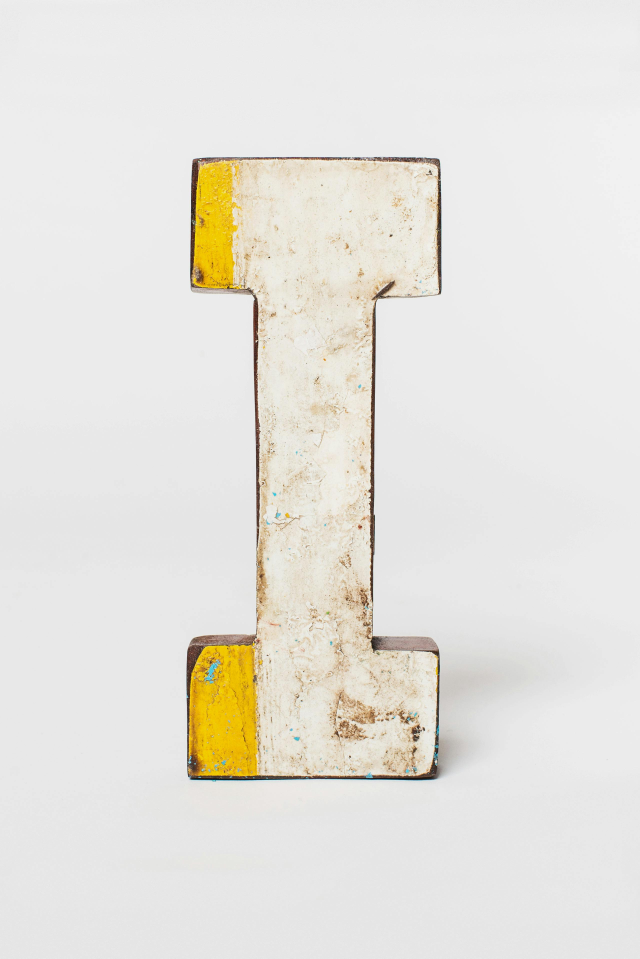
#> input picture input.jpg, 2560 x 3834 px (shown at 1/4 size)
$ python pythoncode.py
#> lines starting #> are read from the running program, lines starting #| are printed output that depends on the picture; after the words box and inside, x2 and y2 are one past the last pixel; in counts of white or black regions, pixels touching at a corner belong together
import cv2
import numpy as np
import matplotlib.pyplot as plt

def process_and_display_image(image_path):
#> called with image_path = 'input.jpg'
    image = cv2.imread(image_path)
#> image is the input picture: shape (3834, 2560, 3); mean B, G, R 221.8, 228, 230.4
    if image is None:
        print("Error: Unable to load the image.")
        return

    height, width, channels = image.shape
#> height = 3834; width = 2560; channels = 3
    print(f"Dimensions: {width}x{height}")
#| Dimensions: 2560x3834
    print(f"Shape: {image.shape}")
#| Shape: (3834, 2560, 3)

    grayscale = cv2.cvtColor(image, cv2.COLOR_BGR2GRAY)
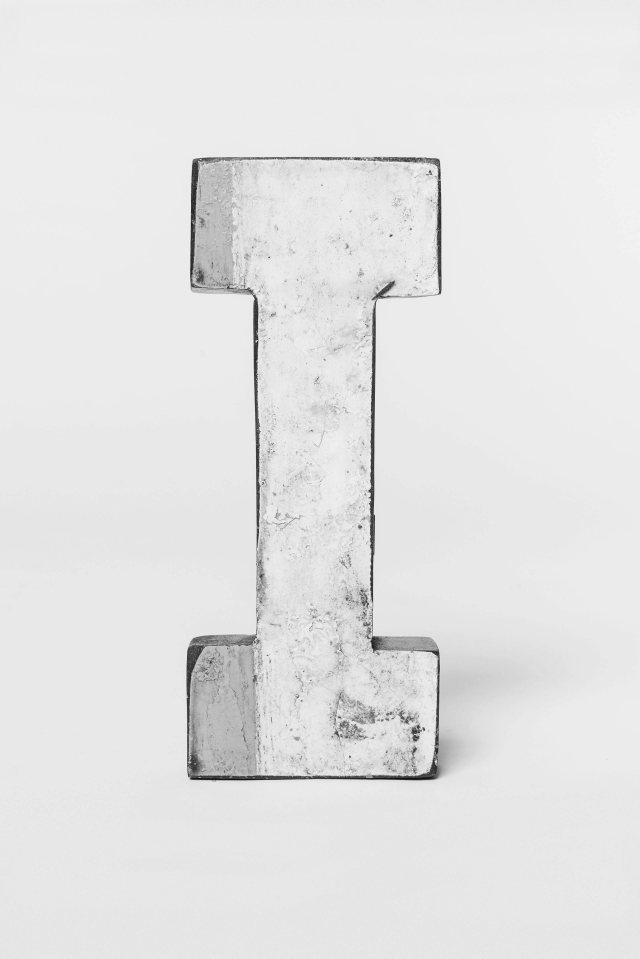
#> grayscale: shape (3834, 2560) (shown at 1/4 size); min 5, max 254, mean 228
    _, binary = cv2.threshold(grayscale, 127, 255, cv2.THRESH_BINARY)
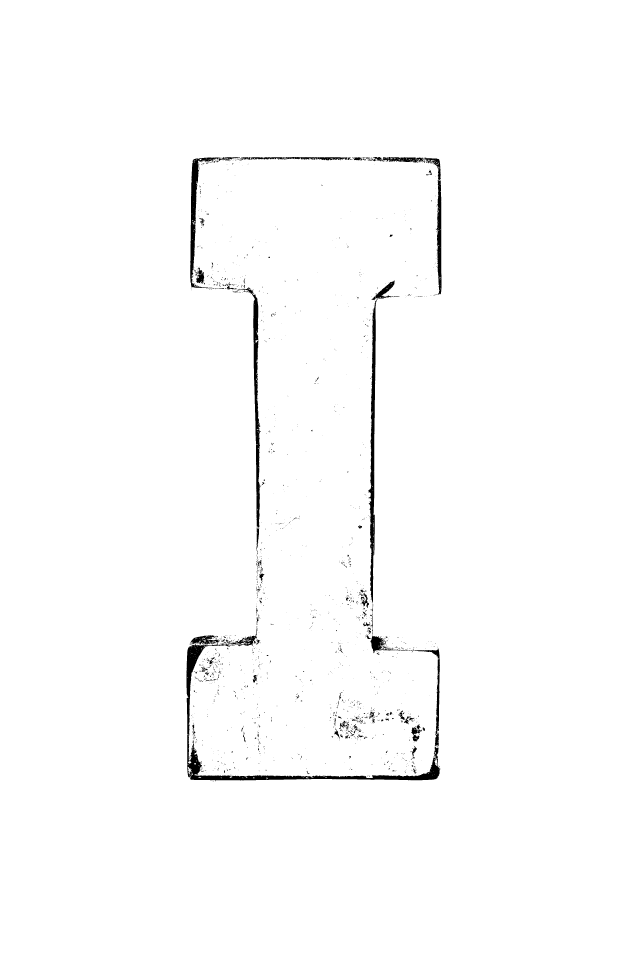
#> binary: shape (3834, 2560) (shown at 1/4 size); 98.8% white; 1708 black regions (1526 under 20 px), largest, box (x1, y1, x2, y2) and area: (746, 2541, 1761, 3126) 32250, (1473, 1122, 1598, 2411) 17502, (950, 1150, 1046, 2114) 13173
    resized = cv2.resize(image, (width // 3, height // 2), interpolation=cv2.INTER_AREA)
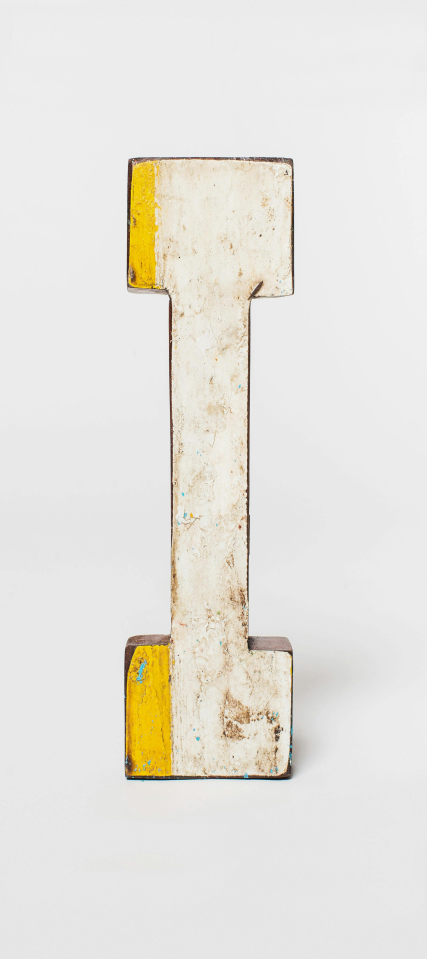
#> resized: shape (1917, 853, 3) (shown at 1/2 size); mean B, G, R 221.8, 228, 230.4
    blurred = cv2.GaussianBlur(image, (5, 5), 0)

    cv2.imwrite("grayscale.jpg", grayscale)
    cv2.imwrite("binary.jpg", binary)
    cv2.imwrite("resized.jpg", resized)
    cv2.imwrite("blurred.jpg", blurred)

    print("Images processed and saved successfully.")


    fig, axes = plt.subplots(2, 2, figsize=(15, 10))

    axes[0, 0].imshow(cv2.cvtColor(image, cv2.COLOR_BGR2RGB))
    axes[0, 0].set_title('Original Image')
    axes[0, 0].axis('off')

    axes[0, 1].imshow(grayscale, cmap='gray')
    axes[0, 1].set_title('Grayscale Image')
    axes[0, 1].axis('off')

    axes[1, 0].imshow(binary, cmap='gray')
    axes[1, 0].set_title('Binary Image')
    axes[1, 0].axis('off')

    axes[1, 1].imshow(cv2.cvtColor(resized, cv2.COLOR_BGR2RGB))
    axes[1, 1].set_title('Resized Image')
    axes[1, 1].axis('off')

    plt.tight_layout()
    plt.show()
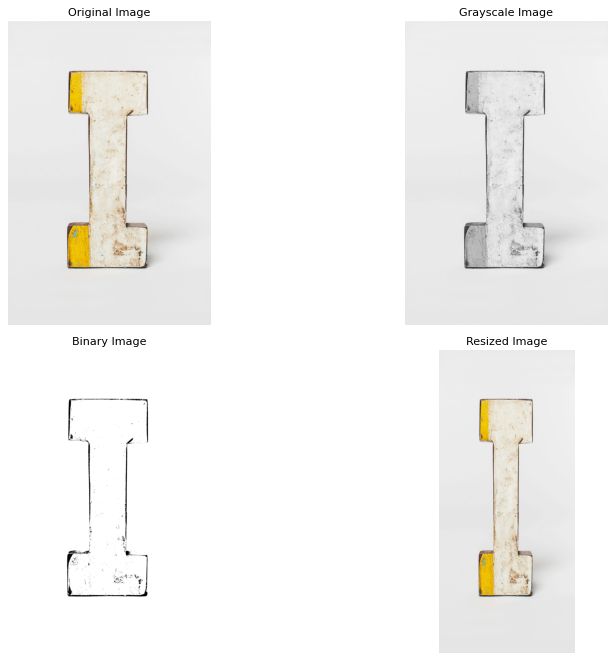
#> figure drawn by matplotlib, 4 panels
image_path = "input.jpg"
process_and_display_image(image_path)
